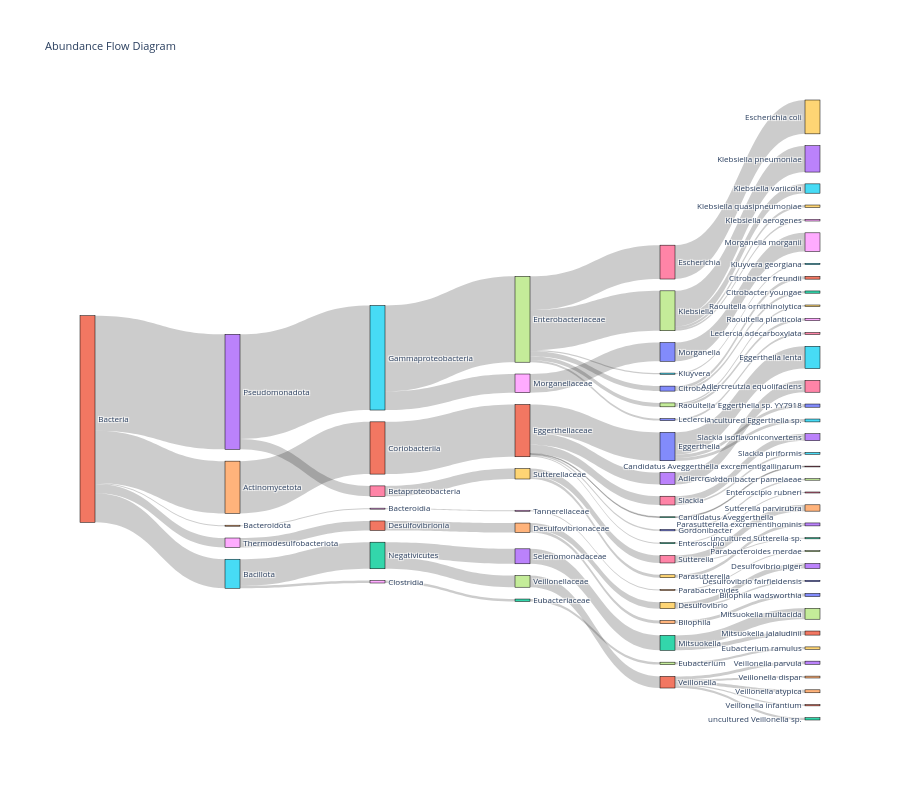

Notebook code cell kept with this figure:
### Code cell
operon_abd_data_Healthy.pl.sankey(
    hierarchy_cols=["domain","phylum","class","family","genus", "species"], min_abundance=0.1
)

### Figure 1 — Plotly figure (JSON) as saved in the notebook; plotly's stock layout.template omitted (floating-point values rounded to 4 significant figures)
{"data": [{"link": {"hovertemplate": "Flow from %{source.label} to %{target.label}: %{value:.2e}<extra></extra>", "source": [61, 64, 1, 71, 16, 61, 13, 55, 8, 60, 55, 37, 7, 71, 12, 37, 17, 7, 61, 48, 41, 34, 9, 34, 4, 71, 0, 71, 23, 13, 6, 69, 59, 17, 0, 37, 40, 61, 75, 22, 67, 31, 37, 5, 71, 30, 40, 9, 69, 76, 7, 0, 22, 63, 2, 71, 32, 31, 31, 75, 28, 52, 57, 76, 16, 37, 50, 31, 7, 61, 24, 68, 18, 54, 37, 26, 31, 2], "target": [64, 1, 71, 16, 3, 13, 55, 8, 60, 38, 37, 7, 43, 12, 36, 17, 58, 65, 48, 41, 34, 9, 53, 4, 70, 0, 15, 23, 66, 6, 69, 59, 33, 19, 10, 40, 62, 75, 22, 67, 31, 11, 5, 25, 30, 47, 21, 20, 76, 42, 39, 35, 63, 2, 77, 32, 56, 74, 14, 28, 52, 57, 49, 44, 45, 50, 46, 72, 78, 24, 68, 18, 54, 27, 26, 29, 73, 51], "value": [7.127, 7.127, 7.127, 1.196, 0.9461, 15.69, 14.26, 2.551, 2.551, 2.551, 11.71, 5.445, 3.6, 0.1111, 0.1111, 0.5336, 0.3307, 1.272, 1.284, 1.284, 1.284, 0.8658, 0.6818, 0.418, 0.418, 3.87, 3.04, 1.616, 1.616, 1.423, 1.423, 0.4019, 0.4019, 0.2029, 0.4353, 0.6839, 0.3041, 3.957, 3.626, 1.585, 1.585, 0.1748, 0.1661, 0.1661, 0.1975, 0.1975, 0.3798, 0.1841, 1.021, 0.1557, 0.3365, 0.3939, 2.042, 2.042, 1.486, 0.1371, 0.1371, 0.4058, 0.2574, 0.3308, 0.3308, 0.3308, 0.3308, 0.865, 0.2499, 0.2639, 0.2639, 0.316, 0.2359, 0.1384, 0.1384, 0.1384, 0.1384, 0.1384, 4.619, 4.619, 0.431, 0.5556]}, "node": {"label": ["Eggerthella", "Coriobacteriia", "Mitsuokella", "Slackia isoflavoniconvertens", "Bilophila", "Kluyvera", "Betaproteobacteria", "Klebsiella", "Morganellaceae", "Desulfovibrio", "Eggerthella sp. YY7918", "Veillonella infantium", "Candidatus Aveggerthella", "Pseudomonadota", "Veillonella dispar", "Eggerthella lenta", "Slackia", "Raoultella", "Tannerellaceae", "Raoultella ornithinolytica", "Desulfovibrio fairfieldensis", "Citrobacter freundii", "Negativicutes", "Adlercreutzia", "Bacteroidota", "Kluyvera georgiana", "Escherichia", "Parabacteroides merdae", "Clostridia", "Escherichia coli", "Gordonibacter", "Veillonella", "Enteroscipio", "Parasutterella excrementihominis", "Desulfovibrionaceae", "uncultured Eggerthella sp.", "Candidatus Aveggerthella excrementigallinarum", "Enterobacteriaceae", "Morganella morganii", "Klebsiella quasipneumoniae", "Citrobacter", "Desulfovibrionia", "uncultured Sutterella sp.", "Klebsiella pneumoniae", "Sutterella parvirubra", "Slackia piriformis", "Leclercia adecarboxylata", "Gordonibacter pamelaeae", "Thermodesulfobacteriota", "Eubacterium ramulus", "Leclercia", "Mitsuokella jalaludinii", "Eubacteriaceae", "Desulfovibrio piger", "Parabacteroides", "Gammaproteobacteria", "Enteroscipio rubneri", "Eubacterium", "Raoultella planticola", "Parasutterella", "Morganella", "Bacteria", "Citrobacter youngae", "Selenomonadaceae", "Actinomycetota", "Klebsiella variicola", "Adlercreutzia equolifaciens", "Veillonellaceae", "Bacteroidia", "Sutterellaceae", "Bilophila wadsworthia", "Eggerthellaceae", "uncultured Veillonella sp.", "Veillonella parvula", "Veillonella atypica", "Bacillota", "Sutterella", "Mitsuokella multacida", "Klebsiella aerogenes"], "line": {"color": "black", "width": 0.5}, "pad": 25, "thickness": 15}, "type": "sankey"}], "layout": {"font": {"size": 8}, "height": 800, "title": {"text": "Abundance Flow Diagram"}}}
